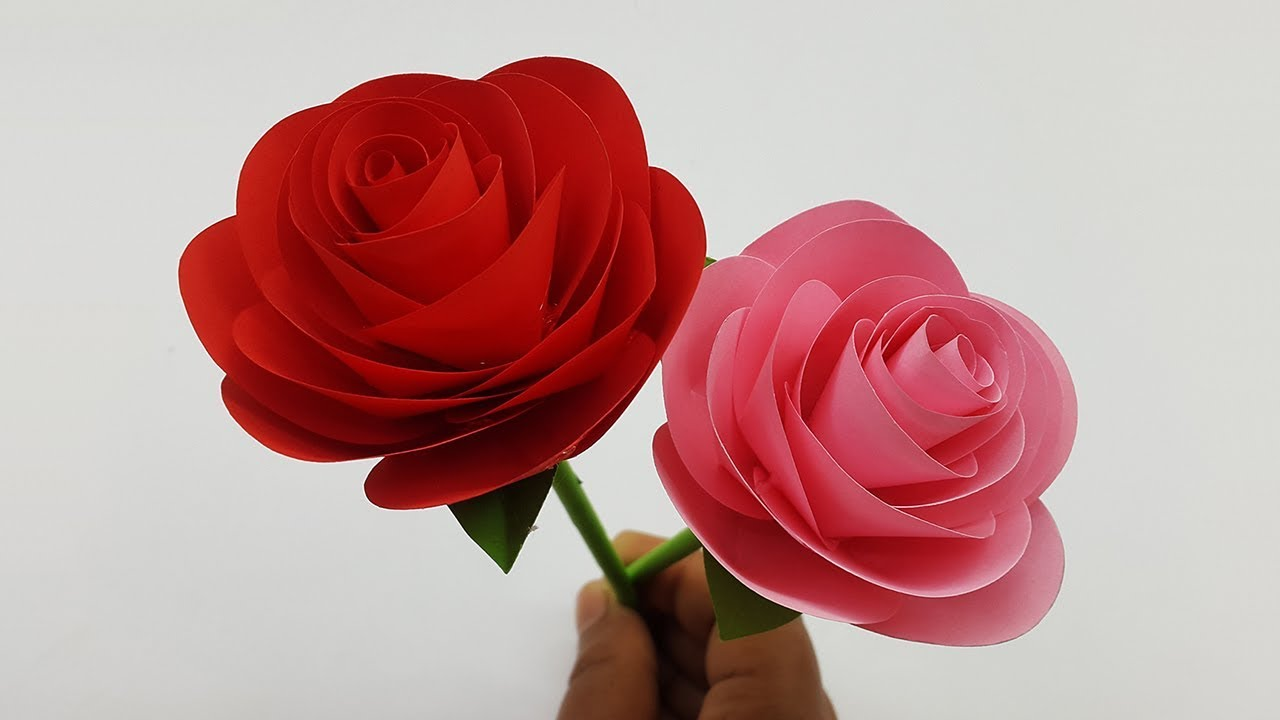
#> input picture CSE4182 - Digital Image Processing/assignment 11/rose.jpg, 1280 x 720 px, given in place of rose.jpeg, which was not available
$ python ImgInfo.py
#> lines starting #> are read from the running program, lines starting #| are printed output that depends on the picture; after the words box and inside, x2 and y2 are one past the last pixel; in counts of white or black regions, pixels touching at a corner belong together; pictures that were not available may be replaced by others from this repository, and a replacement may not be noted
'''
	To extract different kinds of information from an RGB image by
	converting it into different kinds of single channels.

	Sangeeta Biswas
	Associate Professor
	Dept. of Computer Science & Engineering
	University of Rajshahi, Bangladesh
	6.6.2022
'''

import matplotlib.pyplot as plt
import cv2

def main():
	'''	Load an RGB image.	'''
	img_path = '/home/cse/DigitalImageProcessing/rose.jpeg'
	print(img_path)
	rgb = plt.imread(img_path)
#> rgb is the input picture: shape (720, 1280, 3); mean R, G, B 191, 146.7, 145.8
	print(rgb.shape, rgb.max(), rgb.min())
#| (720, 1280, 3) 255 0
	#print(rgb_img)

	'''	Split loaded RGB image into red, green and blue channels. '''
	red = rgb[:, :, 0]
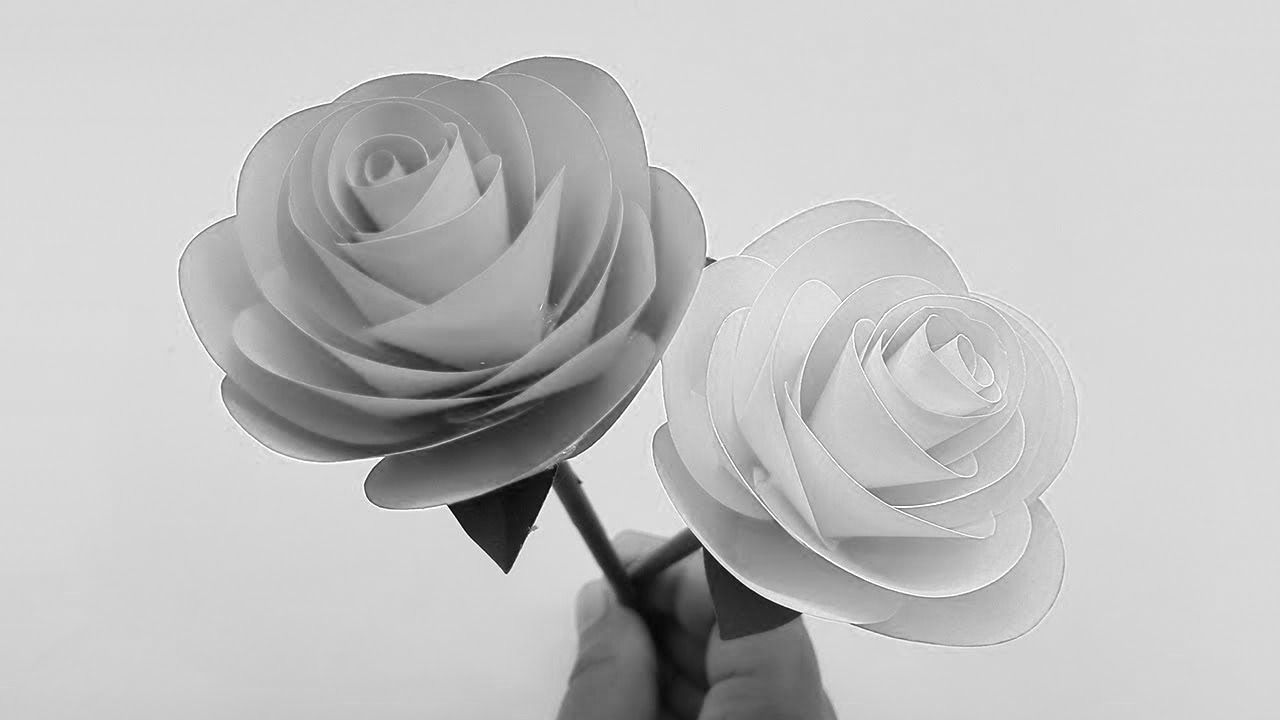
#> red: shape (720, 1280); min 0, max 255, mean 191
	green = rgb[:, :, 1]
	blue = rgb[:, :, 2]
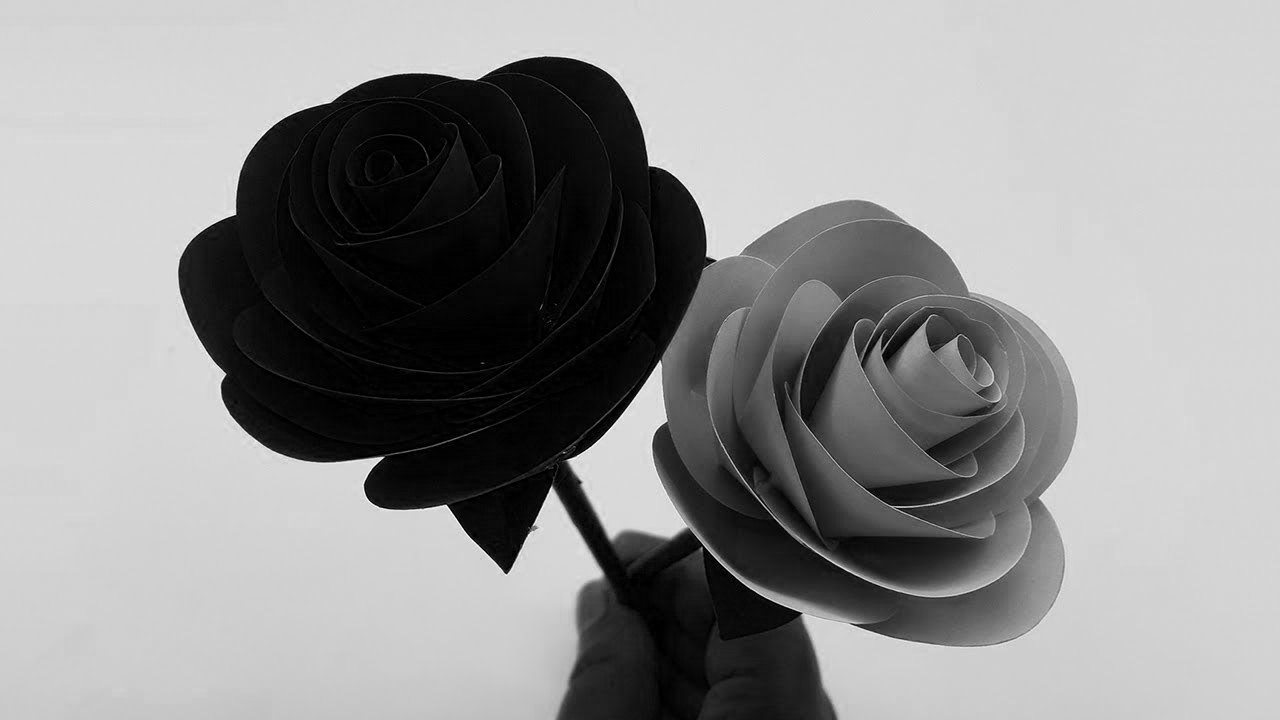
#> blue: shape (720, 1280); min 0, max 255, mean 145.8
	print(red.shape, red.max(), red.min())
#| (720, 1280) 255 0

	'''	Convert loaded RGB image into grayscale image.
		OpenCV does this:
		Grayscale = 0.299 * Red + 0.587 * Green + 0.114 * Blue
	'''
	grayscale = cv2.cvtColor(rgb, cv2.COLOR_RGB2GRAY)
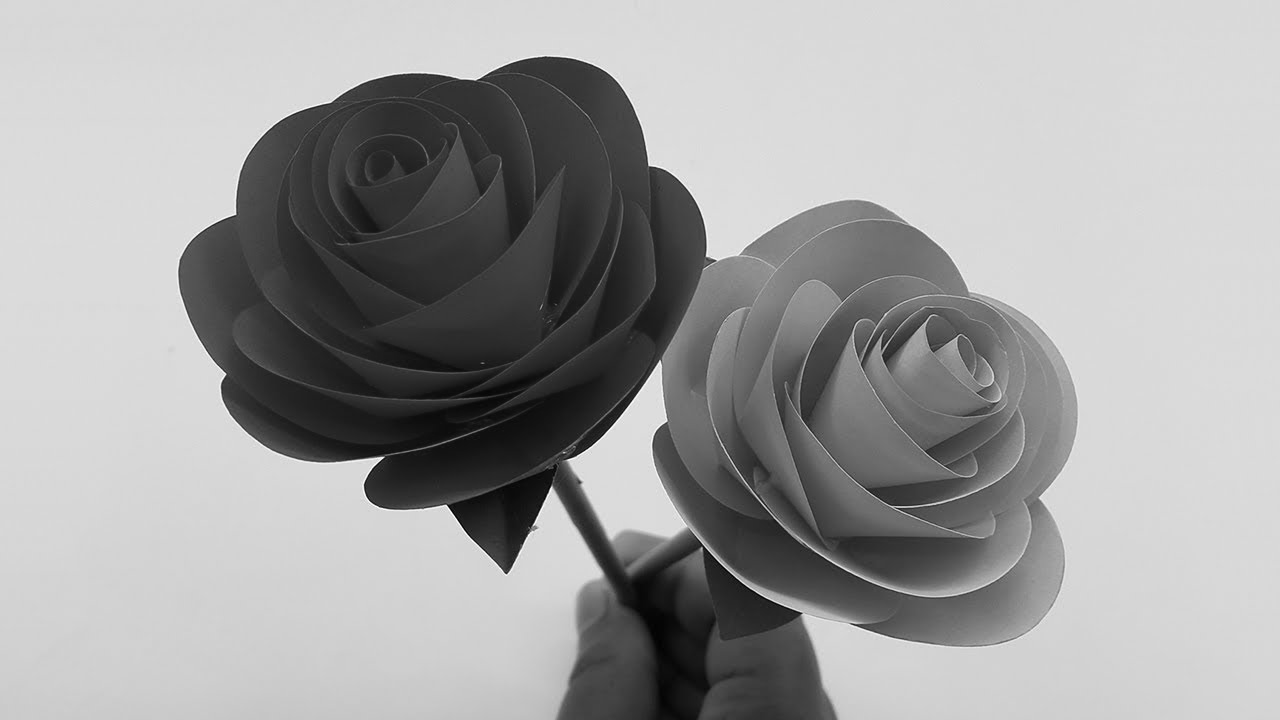
#> grayscale: shape (720, 1280); min 1, max 255, mean 159.9
	print(grayscale.shape, grayscale.max(), grayscale.min())
#| (720, 1280) 255 1

	'''	Turn the grayscale image into a binary image. '''
	_, binary = cv2.threshold(grayscale, 50, 255, cv2.THRESH_BINARY)
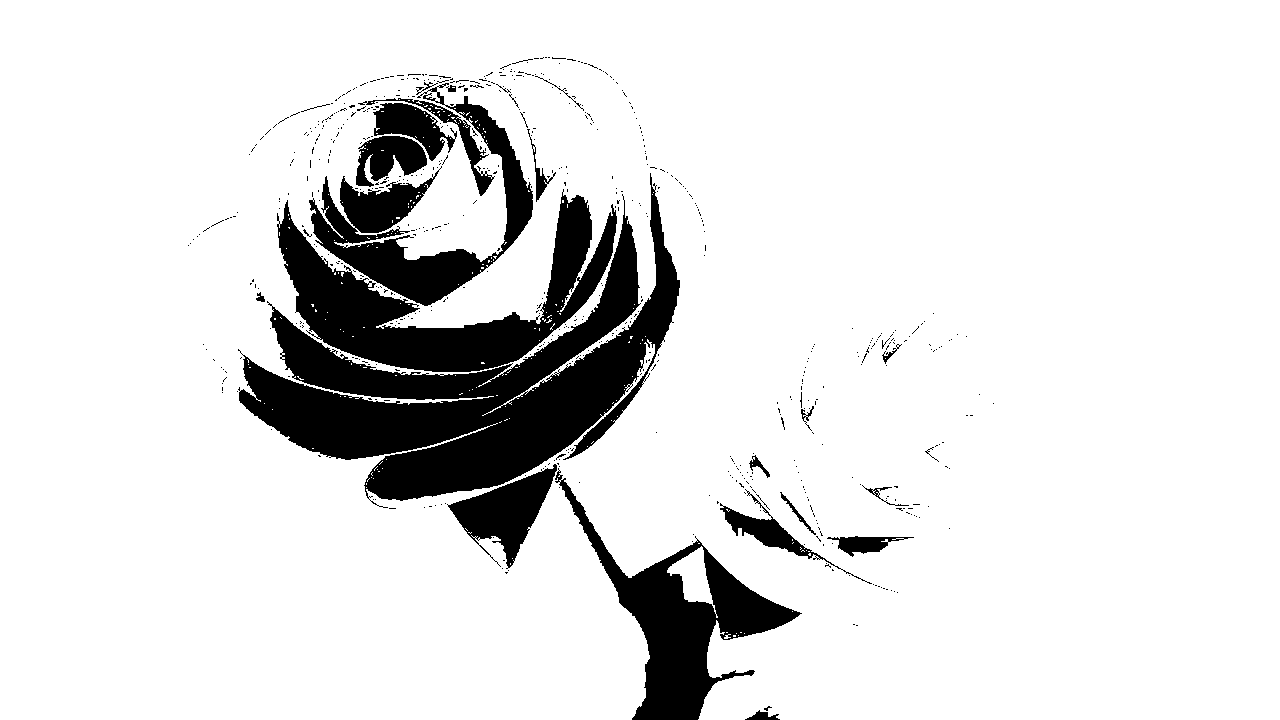
#> binary: shape (720, 1280); 87.8% white; 647 black regions (619 under 20 px), largest, box (x1, y1, x2, y2) and area: (238, 173, 680, 508) 46845, (277, 189, 617, 372) 20410, (555, 468, 802, 720) 15439

	'''	Plot images. '''
	img_set = [rgb, red, green, blue, grayscale, binary]
	title_set = ['RGB', 'Red', 'Green', 'Blue', 'Grayscale', 'Binary']
	plt.figure(figsize = (20, 20))
	for i in range(6):
		plt.subplot(2, 3,  i + 1)
		plt.title(title_set[i])
		ch = len(img_set[i].shape)
		if (ch == 3):
			plt.imshow(img_set[i])
		else:
			plt.imshow(img_set[i], cmap = 'gray')
	plt.show()

if __name__ == '__main__':
	main()
